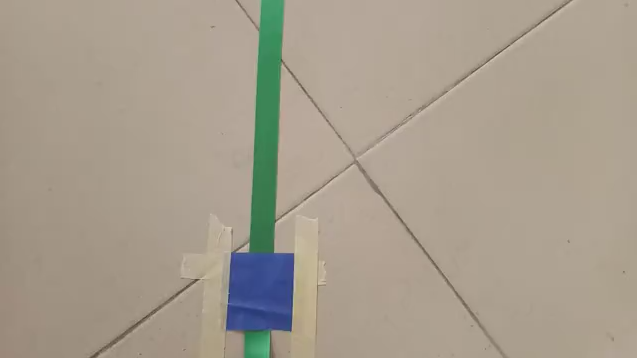
#> input picture robot_cam/line_img1.png, 637 x 358 px, given in place of the camera
$ python cam_sort.py
#> lines starting #> are read from the running program, lines starting #| are printed output that depends on the picture
### robot_cam/lane/common/config.py
import os


def get_config(key):
    global config
    return config[key]


def add_config(key, value):
    global config
    config[key] = value


def merge_paths(key, path):
    return os.path.join(get_config(key), path)


def populate_config():
    # Configure these variables as per your needs

    add_config('data_root_path', "../data")

    add_config('training_images_dir_path', merge_paths(
        'data_root_path', 'images/train'))
    add_config('testing_images_dir_path', merge_paths(
        'data_root_path', 'images/test'))

    add_config('generated_data_dir_path', merge_paths(
        'data_root_path', 'generated'))

    add_config('training_images_labels_path', merge_paths(
        'generated_data_dir_path', 'training_images_labels.txt'))
    add_config('testing_images_labels_path', merge_paths(
        'generated_data_dir_path', 'testing_images_labels.txt'))

    add_config('transformed_images_path', merge_paths(
        'generated_data_dir_path', 'images_transformed.csv'))

    add_config('output_dir_path', merge_paths(
        'generated_data_dir_path', 'output'))

    for model_name in ["knn", "logistic", "svm"]:
        key = 'model_{}_output_dir_path'.format(model_name)
        value = merge_paths('output_dir_path', '{}'.format(model_name))
        add_config(key, value)
        key = 'model_{}_serialized_path'.format(model_name)
        value = merge_paths('model_{}_output_dir_path'.format(
            model_name), 'model-serialized-{}.pkl'.format(model_name))
        add_config(key, value)


config = {}
populate_config()

### robot_cam/lane/cam_sort.py
# -*- coding: utf-8 -*-

import os
import traceback
import logging

import cv2
from skimage.feature import hog
import joblib
from common.config import get_config
from common.image_transformation import resize_image

import time


logging_format = '[%(asctime)s||%(name)s||%(levelname)s]::%(message)s'
logging.basicConfig(level=os.environ.get("LOGLEVEL", "INFO"),
                    format=logging_format,
                    datefmt='%Y-%m-%d %H:%M:%S',)
logger = logging.getLogger(__file__)


def get_image_from_label(label):
    testing_images_dir_path = get_config('testing_images_dir_path')
    image_path = os.path.join(testing_images_dir_path, label, '001.jpg')
    image = cv2.imread(image_path)
    return image


def main():

    camera = cv2.VideoCapture(0)
    while True:
        start_time = time.time()
        ret, frame = camera.read()
#> frame is the input picture: shape (358, 637, 3); mean B, G, R 141.7, 156.9, 166.7
        if not ret:
            logger.error("Failed to capture image!")
            continue

        cv2.imshow("Webcam recording", frame)
        img = cv2.cvtColor(frame,cv2.COLOR_BGR2GRAY)
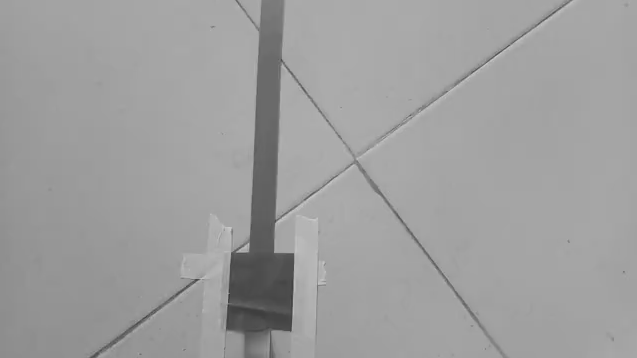
#> img: shape (358, 637); min 49, max 202, mean 158.1
        img = cv2.resize(frame,(128,128))
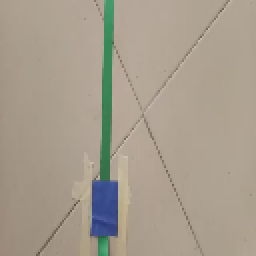
#> img: shape (128, 128, 3) (shown 2 times larger); mean B, G, R 141.6, 156.8, 166.6
        try:
            hog_feature, hog_image = hog(img, orientations=8, pixels_per_cell=(16, 16), cells_per_block=(4, 4), block_norm= 'L2',visualize=True)
            classifier_model = joblib.load("lane.pkl")
            predicted_labels = classifier_model.predict([hog_feature])
            predicted_label = predicted_labels[0]

            # [4 lines of commented-out code are left out]
            print('Predicted: {} '.format(predicted_label), round((time.time()-start_time),3))
        except Exception:
            exception_traceback = traceback.format_exc()
            logger.error("Error applying image transformation")
            logger.debug(exception_traceback)

        if cv2.waitKey(1) & 0xFF == ord('q'):
#> (key q is pressed here)
            break
        # cv2.waitKey(100)
#        cv2.destroyAllWindows()
    cv2.destroyAllWindows()
    logger.info("The program completed successfully !!")


if __name__ == '__main__':
    main()

$ run again, on robot_cam/line_img2.png
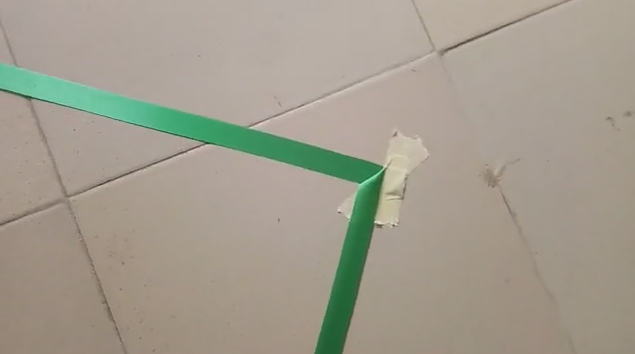
#> input picture robot_cam/line_img2.png, 635 x 354 px, given in place of the camera
#> in main, frame is the input picture: shape (354, 635, 3); mean B, G, R 142.7, 156.6, 162.5
#> in main, `img = cv2.cvtColor(frame,cv2.COLOR_BGR2GRAY)`:
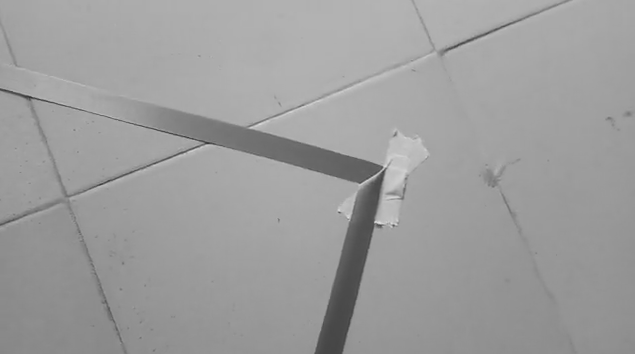
#> img: shape (354, 635); min 50, max 224, mean 156.8
#> in main, `img = cv2.resize(frame,(128,128))`:
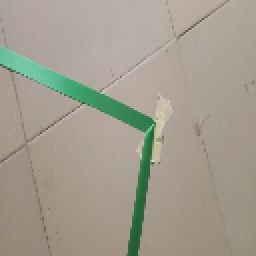
#> img: shape (128, 128, 3) (shown 2 times larger); mean B, G, R 142.7, 156.5, 162.4

$ run again, on robot_cam/line_img3.png
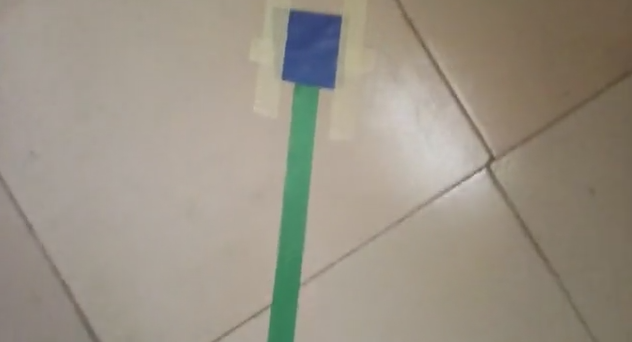
#> input picture robot_cam/line_img3.png, 632 x 342 px, given in place of the camera
#> in main, frame is the input picture: shape (342, 632, 3); mean B, G, R 133.5, 146.8, 154.5
#> in main, `img = cv2.cvtColor(frame,cv2.COLOR_BGR2GRAY)`:
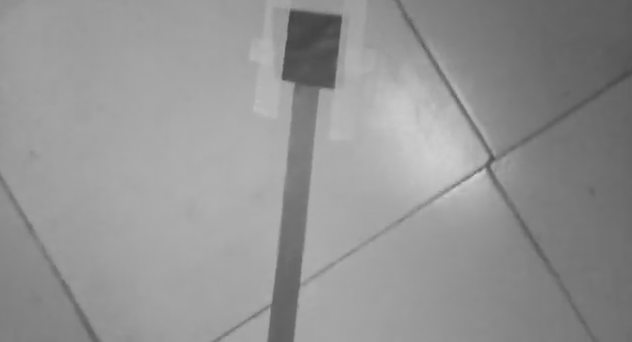
#> img: shape (342, 632); min 67, max 211, mean 147.6
#> in main, `img = cv2.resize(frame,(128,128))`:
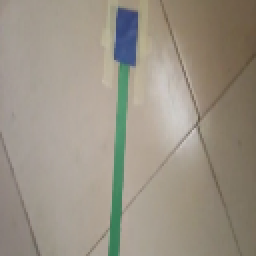
#> img: shape (128, 128, 3) (shown 2 times larger); mean B, G, R 133.4, 146.7, 154.4
